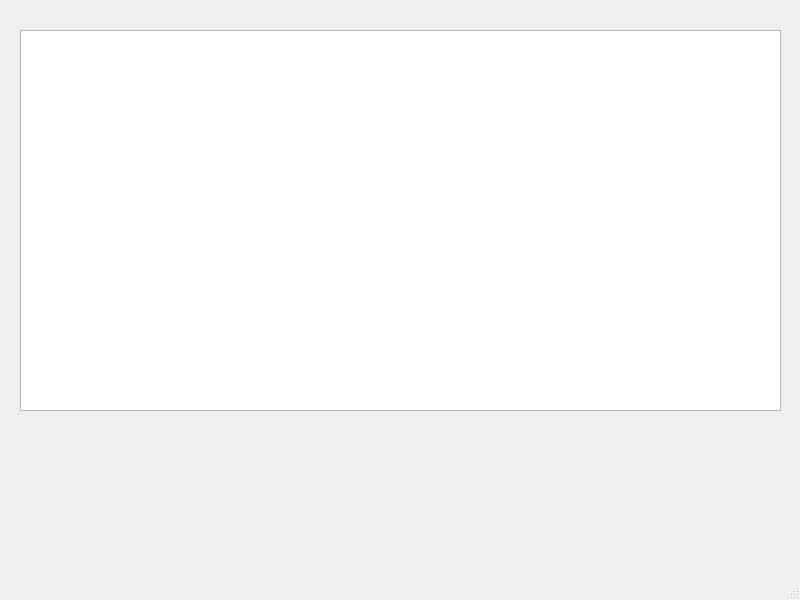
<?xml version="1.0" encoding="UTF-8"?>
<ui version="4.0">
 <class>MainWindow</class>
 <widget class="QMainWindow" name="MainWindow">
  <property name="geometry">
   <rect>
    <x>0</x>
    <y>0</y>
    <width>800</width>
    <height>600</height>
   </rect>
  </property>
  <property name="windowTitle">
   <string>MainWindow</string>
  </property>
  <widget class="QWidget" name="centralwidget">
   <widget class="QGraphicsView" name="graphicsView">
    <property name="geometry">
     <rect>
      <x>20</x>
      <y>30</y>
      <width>761</width>
      <height>381</height>
     </rect>
    </property>
   </widget>
  </widget>
  <widget class="QMenuBar" name="menubar">
   <property name="geometry">
    <rect>
     <x>0</x>
     <y>0</y>
     <width>800</width>
     <height>21</height>
    </rect>
   </property>
  </widget>
  <widget class="QStatusBar" name="statusbar"/>
 </widget>
 <resources/>
 <connections/>
</ui>
